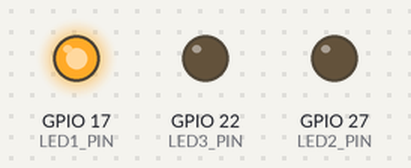
A program run on a simulated Raspberry Pi (BCM pin numbers). Shown: output pins drawn as LEDs (lit = HIGH).

Above: at 0.1 s.
Timing chart, 0 to 1.6 s (numbered marks = the images above):
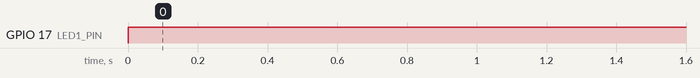

Measured:
- by itself, GPIO 17 (LED1_PIN): LOW → HIGH at 0.00 s

The program:

tiltSensor.py
```python
import RPi.GPIO as GPIO
import time

TILT_SENSOR_PIN = 21
LED1_PIN = 17
LED2_PIN = 27
LED3_PIN = 22

GPIO.setmode(GPIO.BCM)
GPIO.setup(TILT_SENSOR_PIN, GPIO.IN)
GPIO.setup(LED1_PIN, GPIO.OUT)
GPIO.setup(LED2_PIN, GPIO.OUT)
GPIO.setup(LED3_PIN, GPIO.OUT)

start_time = None

try:
    while True:
        tilt_state = GPIO.input(TILT_SENSOR_PIN)

        if tilt_state == GPIO.LOW:
            if start_time is None:
                start_time = time.time()
            elif time.time() - start_time >= 3:
                GPIO.output(LED1_PIN, GPIO.LOW)
                GPIO.output(LED2_PIN, GPIO.LOW)
                GPIO.output(LED3_PIN, GPIO.HIGH)
            else:
                GPIO.output(LED1_PIN, GPIO.LOW)
                GPIO.output(LED2_PIN, GPIO.HIGH)
                GPIO.output(LED3_PIN, GPIO.LOW)
        else:
            start_time = None
            GPIO.output(LED1_PIN, GPIO.HIGH)
            GPIO.output(LED2_PIN, GPIO.LOW)
            GPIO.output(LED3_PIN, GPIO.LOW)

        time.sleep(0.1)

except KeyboardInterrupt:
    GPIO.cleanup()
```
